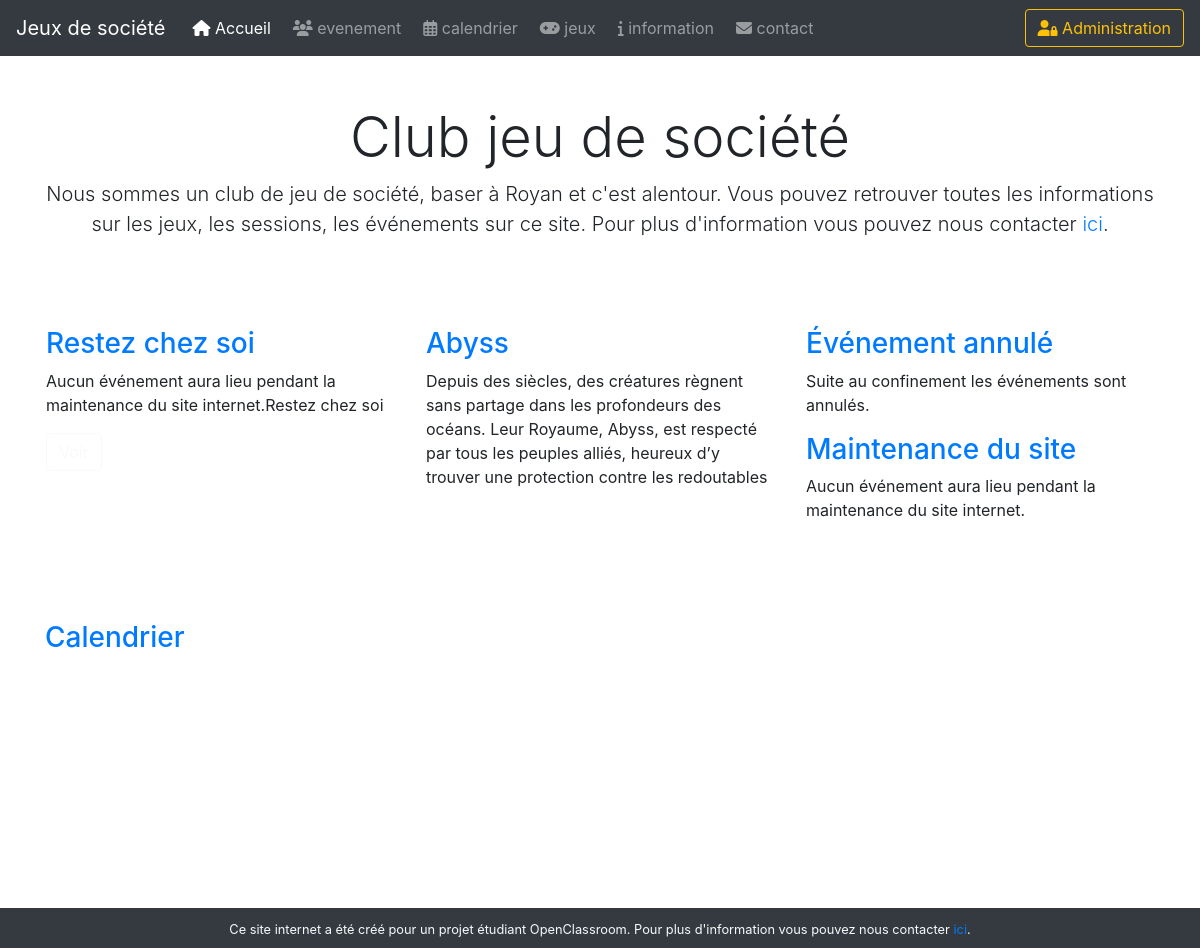
The app's page /P5_01_code/index.php with its own data.
### tables this page shows
CREATE TABLE IF NOT EXISTS `t_billet` (
  `BIL_ID` int(11) NOT NULL AUTO_INCREMENT,
  `BIL_DATE` date NOT NULL,
  `BIL_TITRE` varchar(100) NOT NULL,
  `BIL_CONTENU` varchar(3000) NOT NULL,
  PRIMARY KEY (`BIL_ID`)
);

CREATE TABLE IF NOT EXISTS `t_jeux` (
  `jeux_id` int(10) NOT NULL AUTO_INCREMENT,
  `jeux_genre` varchar(200) DEFAULT NULL,
  `jeux_genre_2` varchar(200) DEFAULT NULL,
  `jeux_genre_3` varchar(200) DEFAULT NULL,
  `jeux_duree` int(10) NOT NULL,
  `jeux_nbjoueurmax` int(10) NOT NULL,
  `jeux_nbjoueurmin` int(10) NOT NULL,
  `jeux_age` int(10) NOT NULL,
  `jeux_regle` varchar(3000) NOT NULL,
  `jeux_titre` varchar(100) NOT NULL,
  `jeux_lien` varchar(100) DEFAULT NULL,
  `jeux_auteur` varchar(50) DEFAULT NULL,
  `jeux_illustrateur` varchar(50) DEFAULT NULL,
  `jeux_editeur` varchar(50) DEFAULT NULL,
  `jeux_distributeur` varchar(50) DEFAULT NULL,
  PRIMARY KEY (`jeux_id`)
);

CREATE TABLE IF NOT EXISTS `t_information` (
  `INF_ID` int(11) NOT NULL AUTO_INCREMENT,
  `INF_DATE` date NOT NULL,
  `INF_TITRE` varchar(100) NOT NULL,
  `INF_CONTENU` varchar(3000) NOT NULL,
  PRIMARY KEY (`INF_ID`)
);

### P5_01_code/Controleur/ControleurAccueil.php (called while the page is built, shortened)
<?php
require_once 'Framework/Controleur.php';
require_once 'Modele/Billet.php';
require_once 'Modele/Jeux.php';
require_once 'Modele/Information.php';
class ControleurAccueil extends Controleur {
    private $billet;
    private $jeux;
    public function __construct() {
        $this->billet = new Billet();
        $this->jeux = new jeux();
        $this->information = new information();
    }
    public function index() {
        $billets = $this->billet->getBillets();
        $jeu = $this->jeux->getJeux();
        $informations = $this->information->getInformations();
        $this->genererVue(array('billets' => $billets, 'jeu' => $jeu, 'informations' => $informations));
    }
}

### P5_01_code/Framework/Routeur.php (called while the page is built, shortened)
<?php
require_once 'Controleur.php';
require_once 'Vue.php';
class Routeur
{
    public function routerRequete()
    {
        try {
            $requete = new Requete(array_merge($_GET, $_POST));
            $controleur = $this->creerControleur($requete);
            $action = $this->creerAction($requete);
            $controleur->executerAction($action);
        }
        catch (Exception $e) {
            $this->gererErreur($e);
        }
    }
    private function creerControleur(Requete $requete)
    {
        $controleur = "Accueil";
        $classeControleur = "Controleur" . $controleur;
        $fichierControleur = "Controleur/" . $classeControleur . ".php";
        if (file_exists($fichierControleur)) {
            $controleur = new $classeControleur();
            $controleur->setRequete($requete);
            return $controleur;
        }
        else {
            throw new Exception("Fichier '$fichierControleur' introuvable");
        }
    }
    private function creerAction(Requete $requete)
    {
        $action = "index";
        return $action;
    }
}

### P5_01_code/index.php (called while the page is built)
<?php
require 'Framework/Routeur.php';
$routeur = new Routeur();
$routeur->routerRequete();

### P5_01_code/Modele/Billet.php (called while the page is built, shortened)
<?php
require_once 'Framework/Modele.php';
class Billet extends Modele {
    public function getBillets() {
        $sql = 'select BIL_ID as id, BIL_DATE as date,'
                . ' BIL_TITRE as titre, BIL_CONTENU as contenu from T_BILLET'
                . ' order by BIL_ID desc';
        $billets = $this->executerRequete($sql);
        return $billets;
    }
}

### P5_01_code/Framework/Configuration.php (called while the page is built, shortened)
<?php
class Configuration
{
    private static $parametres;
    public static function get($nom, $valeurParDefaut = null)
    {
        $parametres = self::getParametres();
        if (isset($parametres[$nom])) {
            $valeur = $parametres[$nom];
        }
        else {
            $valeur = $valeurParDefaut;
        }
        return $valeur;
    }
    private static function getParametres()
    {
        if (self::$parametres == null) {
            $cheminFichier = "Config/dev.ini";
            if (!file_exists($cheminFichier)) {
                throw new Exception("Aucun fichier de configuration trouvé");
            }
            else {
                self::$parametres = parse_ini_file($cheminFichier);
            }
        }
        return self::$parametres;
    }
}

### P5_01_code/Framework/Modele.php (called while the page is built)
<?php
require_once 'Configuration.php';
abstract class Modele
{
    private static $bdd;
    protected function executerRequete($sql, $params = null)
    {
        if ($params == null) {
            $resultat = self::getBdd()->query($sql);
        }
        else {
            $resultat = self::getBdd()->prepare($sql);
            $resultat->execute($params);
        }
        return $resultat;
    }
    private static function getBdd()
    {
        if (self::$bdd === null) {
            $dsn = Configuration::get("dsn");
            $login = Configuration::get("login");
            $mdp = Configuration::get("mdp");
            self::$bdd = new PDO($dsn, $login, $mdp,
                    array(PDO::ATTR_ERRMODE => PDO::ERRMODE_EXCEPTION));
        }
        return self::$bdd;
    }
}

### P5_01_code/Modele/Jeux.php (called while the page is built, shortened)
<?php
require_once 'Framework/Modele.php';
class Jeux extends Modele {
    public function getJeux() {
        $sql = 'select jeux_id as id, '
                . ' jeux_titre as titre, jeux_regle as regle, '
                . ' jeux_genre as genre, jeux_genre_2 as genre2,'
                . ' jeux_genre_3 as genre3, jeux_duree as duree, '
                . ' jeux_nbjoueurmax as nbjoueurmax, jeux_nbjoueurmin as nbjoueurmin, '
                . ' jeux_age as age, jeux_lien as lien, '
                . ' jeux_auteur as auteur, jeux_illustrateur as illustrateur, '
                . ' jeux_editeur as editeur, jeux_distributeur as distributeur from T_JEUX'
                . ' order by jeux_id desc ';
        $jeux = $this->executerRequete($sql);
        return $jeux;
    }
}

### P5_01_code/Modele/Information.php (called while the page is built, shortened)
<?php
require_once 'Framework/Modele.php';
class Information extends Modele {
    public function getInformations() {
        $sql = 'select INF_ID as id, INF_DATE as date,'
                . ' INF_TITRE as titre, INF_CONTENU as contenu from T_INFORMATION'
                . ' order by INF_ID desc';
        $informations = $this->executerRequete($sql);
        return $informations;
    }
}

### P5_01_code/Vue/Accueil/index.php (the view)
<?php $this->titre = "Mon Blog"; ?>
    <div class="pricing-header px-3 py-3 pt-md-5 pb-md-4 mx-auto text-center container">
        <h1 class="display-4">Club jeu de société</h1>
        <p class="lead">Nous sommes un club de jeu de société, baser à Royan et c'est alentour. Vous pouvez retrouver toutes les informations sur les jeux, les sessions, les événements sur ce site. Pour plus d'information vous pouvez nous contacter <a href="http://localhost/JeuxSociete/contact">ici</a>.</p>
    </div>
<div>
    <div class="container">
        <div class="row">
            <div class="px-3 py-3 pt-md-5 pb-md-2 mx-auto col-sm-6 col-md-6 col-lg-4 header-item">
                <?php foreach ($billets as $billet):    ?>
                    <a href="<?= "billet/index/" . $this->nettoyer($billet['id']) ?>">
                        <h3 class="titreBillet"><?= $this->nettoyer($billet['titre']) ?></h3>
                    </a>
                <p class=""><?= $this->nettoyer($billet['contenu']) ?></p>
                <a class="btn btn-outline-light" role="button" href="<?= "billet/index/" . $this->nettoyer($billet['id']) ?>">Voir</a>
                <?php endforeach; ?>
            </div>
            <div class="px-3 py-3 pt-md-5 pb-md-2 mx-auto col-sm-6 col-md-6 col-lg-4 header-item">
                <?php
                    $i = 0;
                    foreach ($jeu as $jeux): ?>
                        <div id="nbchar">
                            <a href="<?= "jeu/index/" . $this->nettoyer($jeux['id']) ?>">
                                <h3 class="titreJeux"><?= $this->nettoyer($jeux['titre']) ?></h3>
                            </a>
                            <p class="text_couper"><?= $this->nettoyer($jeux['regle']) ?></p>
                        </div>
                <?php $i++;
                    if ($i === 1) { break; }  ?>
                <?php endforeach; ?>
            </div>
            <div class="px-3 py-3 pt-md-5 pb-md-2 mx-auto col-sm-6 col-md-6 col-lg-4 header-item">
                <?php foreach ($informations as $information): ?>
                        <a href="<?= "information/index/" . $this->nettoyer($information['id']) ?>">
                            <h3><?= $this->nettoyer($information['titre']) ?></h3>
                        </a>
                        <p class=""><?= $this->nettoyer($information['contenu']) ?></p>
                <?php endforeach; ?>
            </div>
        </div>
        <div class="responsiveCal">
            <a href="http://localhost/JeuxSociete/Calendrier"><h3>Calendrier</h3></a>
                <iframe src="https://calendar.google.com/calendar/embed?height=400&amp;wkst=2&amp;bgcolor=%23ffffff&amp;ctz=Europe%2FParis&amp;src=djhzZmVpajNwYm80czd0bDl0NTJpaTJudnNAZ3JvdXAuY2FsZW5kYXIuZ29vZ2xlLmNvbQ&amp;color=%23795548&amp;mode=AGENDA&amp;showTitle=0&amp;showDate=1&amp;showPrint=0&amp;showTabs=0&amp;showCalendars=0&amp;showTz=0" style="border-width:0" width="600" height="250" frameborder="0" scrolling="no"></iframe>
        </div>
    </div>
</div>

### P5_01_code/Vue/gabarit.php (shortened to what this page needs)
<!doctype html>
<html lang="fr">
    <head>
        <link rel="stylesheet" href="Contenu/style.css" />
        <link rel="stylesheet" href="https://maxcdn.bootstrapcdn.com/bootstrap/4.0.0/css/bootstrap.min.css"
>
    </head>
    <body>
        <div id="global">
            <nav class="navbar navbar-expand-lg navbar-dark bg-dark">
              <a class="navbar-brand" href="#">Jeux de société</a>
              <div class="collapse navbar-collapse" id="navbarText">
                <ul class="navbar-nav mr-auto">
                  <li class="nav-item active">
                      <a class="nav-link" href="http://localhost/JeuxSociete/"><i class="fas fa-home"></i> Accueil</a>
                  </li>
                  <li class="nav-item">
                    <a class="nav-link" href="http://localhost/JeuxSociete/Evenement"><i class="fas fa-users"></i> evenement</a>
                  </li>
                  <li class="nav-item">
                    <a class="nav-link" href="http://localhost/JeuxSociete/Calendrier"><i class="far fa-calendar-alt"></i> calendrier</a>
                  </li>
                  <li class="nav-item">
                    <a class="nav-link" href="http://localhost/JeuxSociete/jeux"><i class="fas fa-gamepad"></i> jeux</a>
                  </li>
                  <li class="nav-item">
                    <a class="nav-link" href="http://localhost/JeuxSociete/informations"><i class="fas fa-info"></i> information</a>
                  </li>
                  <li class="nav-item">
                    <a class="nav-link" href="http://localhost/JeuxSociete/contact"><i class="fas fa-envelope"></i> contact</a>
                  </li>
                </ul>
                <a class="btn btn-outline-warning" role="button" href="http://localhost/JeuxSociete/admin"><i class="fas fa-user-lock"></i> Administration</a>
              </div>
            </nav>
            <div id="contenu">
                <?= $contenu ?>
            </div>
            <footer id="sticky-footer" class="py-2 bg-dark text-light fixed-bottom">
                <div class="container text-center">
                    <small>Ce site internet a été créé pour un projet étudiant OpenClassroom. Pour plus d'information vous pouvez nous contacter <a href="http://localhost/JeuxSociete/contact">ici</a>.</small>
                </div>
            </footer>
        </div>
    </body>
</html>

### P5_01_code/Framework/Controleur.php (shortened to what this page needs)
<?php
require_once 'Configuration.php';
require_once 'Vue.php';
abstract class Controleur
{
    private $action;
    public function executerAction($action)
    {
        if (method_exists($this, $action)) {
            $this->action = $action;
            $this->{$this->action}();
        }
        else {
            $classeControleur = get_class($this);
            throw new Exception("Action '$action' non définie dans la classe $classeControleur");
        }
    }
    protected function genererVue($donneesVue = array(), $action = null)
    {
        $actionVue = $this->action;
        $classeControleur = get_class($this);
        $controleurVue = str_replace("Controleur", "", $classeControleur);
        $vue = new Vue($actionVue, $controleurVue);
        $vue->generer($donneesVue);
    }
}

### P5_01_code/Framework/Vue.php (shortened to what this page needs)
<?php
require_once 'Configuration.php';
class Vue
{
    private $fichier;
    private $titre;
    public function __construct($action, $controleur = "")
    {
        $fichier = "Vue/";
        if ($controleur != "") {
            $fichier = $fichier . $controleur . "/";
        }
        $this->fichier = $fichier . $action . ".php";
    }
    public function generer($donnees)
    {
        $contenu = $this->genererFichier($this->fichier, $donnees);
        $racineWeb = Configuration::get("racineWeb", "/");
        $vue = $this->genererFichier('Vue/gabarit.php',
                array('titre' => $this->titre, 'contenu' => $contenu, 'racineWeb' => $racineWeb));
        echo $vue;
    }
    private function genererFichier($fichier, $donnees)
    {
        if (file_exists($fichier)) {
            extract($donnees);
            require $fichier;
            return ob_get_clean();
        }
        else {
            throw new Exception("Fichier '$fichier' introuvable");
        }
    }
    private function nettoyer($valeur)
    {
        return htmlspecialchars($valeur, ENT_QUOTES, 'UTF-8', false);
    }
}

### P5_01_code/Contenu/style.css (style rules this page uses)
li { list-style-type: none; display: inline; text-decoration: none; padding : 0px 3px 0px 3px; }
a { text-decoration: none; }
#contenu { padding-bottom: 50px; }
.responsiveCal { position: relative; margin-top: 5%; padding-bottom: 25%; height: 0; overflow: hidden; }
.responsiveCal iframe { position: absolute; top:0; left: 0; width: 100%; height: 100%; }
#nbchar { height: 230px; overflow : hidden; text-overflow : ellipsis; }
.text_couper { height: 125px; overflow: hidden; text-overflow: ellipsis; }

### records on screen
t_billet: BIL_TITRE "Restez chez soi", BIL_CONTENU "Aucun événement aura lieu pendant la maintenance du site internet.Restez chez soi"
t_jeux: jeux_titre "Abyss", jeux_regle "Depuis des siècles, des créatures règnent sans partage dans les profondeurs des océans. Leur Royaume, Abyss, est respecté par tous les peuples alliés, heureux d’y trouver une protection contre les redoutables…"
t_information: INF_TITRE "Événement annulé", INF_CONTENU "Suite au confinement les événements sont annulés."
t_information: INF_TITRE "Maintenance du site", INF_CONTENU "Aucun événement aura lieu pendant la maintenance du site internet."
